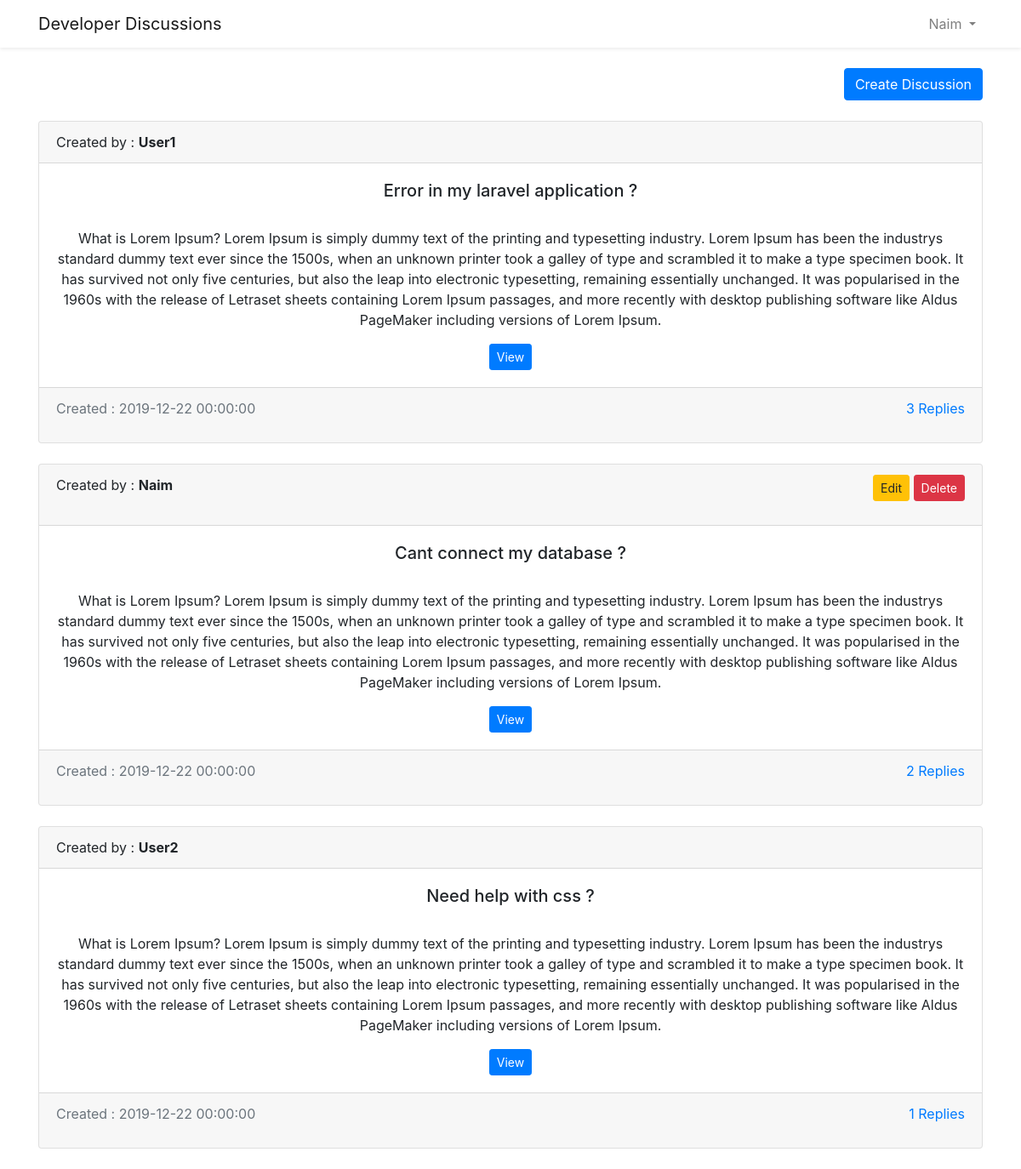
The app's page /index.php (signed in) with its own data.
### tables this page shows
CREATE TABLE `users` (
  `id` int(11) NOT NULL,
  `name` varchar(50) NOT NULL,
  `email` varchar(50) NOT NULL,
  `password` varchar(70) NOT NULL
);

CREATE TABLE `discussion` (
  `id` int(11) NOT NULL,
  `user_id` int(11) NOT NULL,
  `title` varchar(100) NOT NULL,
  `content` text NOT NULL,
  `created_at` datetime NOT NULL,
  `updated_at` datetime NOT NULL
);

### connect.php (called while the page is built, shortened)
<?php
	$db = mysqli_connect('127.0.0.1','root','','developerdiscussionsdbphp');
	function is_logged_in(){
		if(isset($_SESSION['SBUser']) && $_SESSION['SBUser'] > 0){
			return true;
		}
		return false;
	}
	if(isset($_SESSION['SBUser'])){
		$user_id = $_SESSION['SBUser'];
		$query = $db->query("SELECT * FROM users WHERE id = '$user_id'");
		$user_data = mysqli_fetch_assoc($query);
	}
?>

### index.php (the view, shortened to what this page needs)
<?php
	require_once 'connect.php';
	include 'includes/head.php';
	include 'includes/navigation.php';
?>
    <body>
		<?php
			$sql = "SELECT * FROM discussion ORDER BY created_at DESC";
			$result = $db->query($sql);
		?>
	<div class="container">
		<br>
		<div class="text-right">
			<a href="discussion.php" class="btn btn-primary">Create Discussion</a>
		</div>
		<br>
		<?php while($discussion = mysqli_fetch_assoc($result)) : ?>
			<div class="card">
			<?php
				$userid = $discussion['user_id'];
				$sql = "SELECT * FROM users WHERE id = '$userid'";
				$userquery = $db->query($sql);
				$user = mysqli_fetch_assoc($userquery);
			?>
				<div class="card-header">
					Created by : <b><?= $user['name'] ?></b>
					<?php
						if($discussion['user_id'] == $user_data['id']){
					?>
								<p class="d-inline-block float-right">
									<a href="edit.php?edit=<?= $discussion['id'] ?>" class="btn btn-sm btn-warning">Edit</a>
									<a href="index.php?delete=<?= $discussion['id'] ?>" class="btn btn-sm btn-danger">Delete</a>
								</p>
					<?php
						}
					?>
				</div>
				<div class="card-body text-center">
					<h5><?= $discussion['title'] ?></h5>
					<br>
					<p class="card-text"><?= $discussion['content'] ?></p>
					<a href="view.php?view=<?= $discussion['id'] ?>" class="btn btn-sm btn-primary">View</a>
				</div>
				<div class="card-footer text-muted">
					<?php
						if($discussion['created_at'] == $discussion['updated_at']){
							echo "Created : " .$discussion['created_at'];
						}else{
							echo "Updated : " .$discussion['updated_at'];
						}
					?>
					<?php
						$disid = $discussion['id'];
						$sql1 = $db->query("SELECT * FROM replies WHERE discussion_id = $disid");
						$repliesCount = mysqli_num_rows($sql1);
					?>
					<p class="d-inline-block float-right"><a href="view.php?view=<?= $discussion['id'] ?>"><?= $repliesCount ?> Replies</a></p>
				</div>
			</div>
			<br>
		<?php endwhile; ?>
	</div>
    </body>
</html>

### includes/head.php (shortened to what this page needs)
<!DOCTYPE HTML>
<html>
    <head>
		<link rel="stylesheet" href="https://stackpath.bootstrapcdn.com/bootstrap/4.3.1/css/bootstrap.min.css">
    </head>

### includes/navigation.php (shortened to what this page needs)
<nav class="navbar navbar-expand-md navbar-light bg-white shadow-sm">
            <div class="container">
                <a class="navbar-brand" href="index.php">
                    Developer Discussions
                </a>
                <div class="collapse navbar-collapse" id="navbarSupportedContent">
					<?php
						if(is_logged_in()){
					?>
                    <ul class="navbar-nav ml-auto">
                            <li class="dropdown">
                                <a href="#" class="dropdown-toggle nav-link" data-toggle="dropdown"><?= $user_data['name'] ?>
								</a>
                            </li>
                    </ul>
					<?php
						}
					?>
                </div>
            </div>
        </nav>

### records on screen
users: name "Naim"
discussion: user.name "User1", title "Error in my laravel application ?", content "What is Lorem Ipsum? Lorem Ipsum is simply dummy text of the printing and typesetting industry. Lorem Ipsum has been the industrys standard dummy text ever since the 1500s, when an unknown printer took a galley of type and scrambled it to make a type specimen book. It has survived not only five centuries, but also the leap into electronic typesetting, remaining essentially unchanged. It was popularised in the 1960s with the release of Letraset sheets containing Lorem Ipsum passages, and more recently with desktop publishing software like Aldus PageMaker including versions of Lorem Ipsum.", created_at "2019-12-22 00:00:00", repliesCount "3"
discussion: user.name "Naim", title "Cant connect my database ?", content "What is Lorem Ipsum? Lorem Ipsum is simply dummy text of the printing and typesetting industry. Lorem Ipsum has been the industrys standard dummy text ever since the 1500s, when an unknown printer took a galley of type and scrambled it to make a type specimen book. It has survived not only five centuries, but also the leap into electronic typesetting, remaining essentially unchanged. It was popularised in the 1960s with the release of Letraset sheets containing Lorem Ipsum passages, and more recently with desktop publishing software like Aldus PageMaker including versions of Lorem Ipsum.", created_at "2019-12-22 00:00:00", repliesCount "2"
discussion: user.name "User2", title "Need help with css ?", content "What is Lorem Ipsum? Lorem Ipsum is simply dummy text of the printing and typesetting industry. Lorem Ipsum has been the industrys standard dummy text ever since the 1500s, when an unknown printer took a galley of type and scrambled it to make a type specimen book. It has survived not only five centuries, but also the leap into electronic typesetting, remaining essentially unchanged. It was popularised in the 1960s with the release of Letraset sheets containing Lorem Ipsum passages, and more recently with desktop publishing software like Aldus PageMaker including versions of Lorem Ipsum.", created_at "2019-12-22 00:00:00", repliesCount "1"
